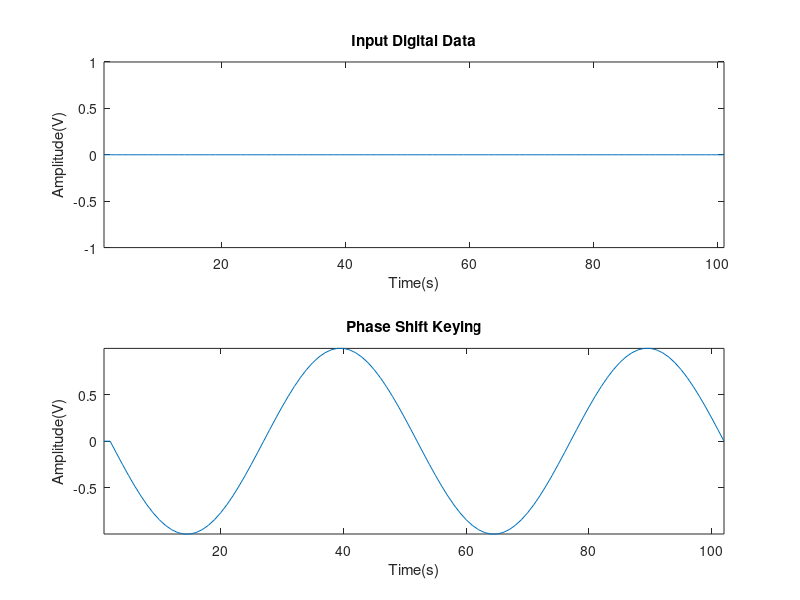

Write the MATLAB code that produced this figure.
clc %for clearing the command window
close all %for closing all the window except command window
clear all %for deleting all the variables from the memory
a=input('Enter the input bit stream:');
L=length(a);
x=0;
z=0;
t=0:1/(L*50):2;
x1=sin(2*pi*1*t);
x2=sin(2*pi*2*t);
for i=1:L %here we are generating the modulated wave
    if a(i)==1
        x=[x ones(1,L*100)];
        z=[z x1];
    else
        x=[x zeros(1,L*100)];
        z=[z -x1];
    end
end
s=scatterplot(z)
subplot(2,1,1); %For Plotting The Carrier wave
plot(x);
axis tight;
xlabel('Time(s)')
ylabel('Amplitude(V)')
title('Input Digital Data')
subplot(2,1,2); %For Plotting The Carrier wave
plot(z);
axis tight;
xlabel('Time(s)')
ylabel('Amplitude(V)')
title('Phase Shift Keying')

